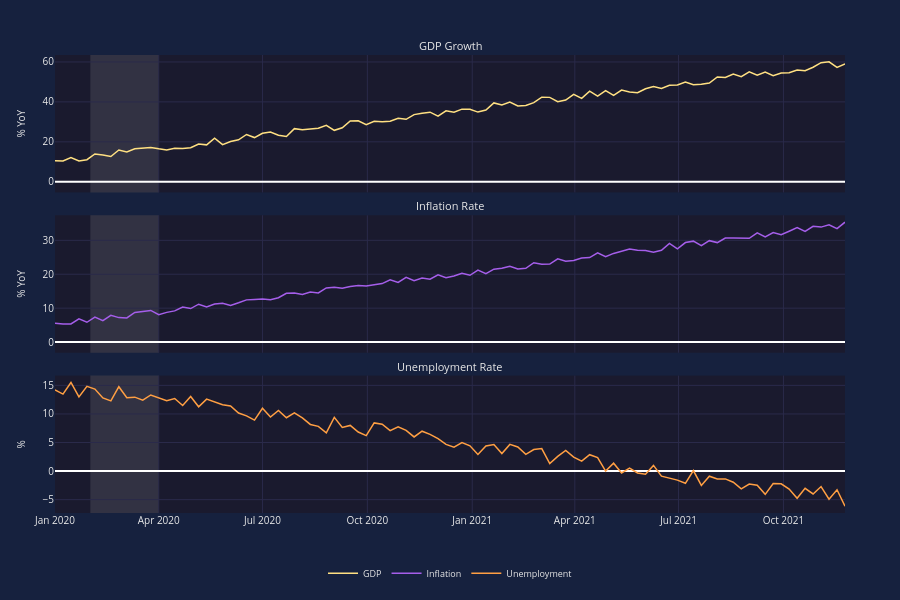

The notebook cell this image was saved under:
### Markdown cell above
## Doc 6: Level 6 - Legend Position

### Code cell
# Level 6: Legend Position
# Crosshair is enabled by default
board = EconBoard(
    gdp, inflation, unemployment,
    legend='bottom',
    legend_orientation='horizontal',
)
board.show()
print("PASS: Level 6 - Crosshair enabled by default, legend at bottom")
